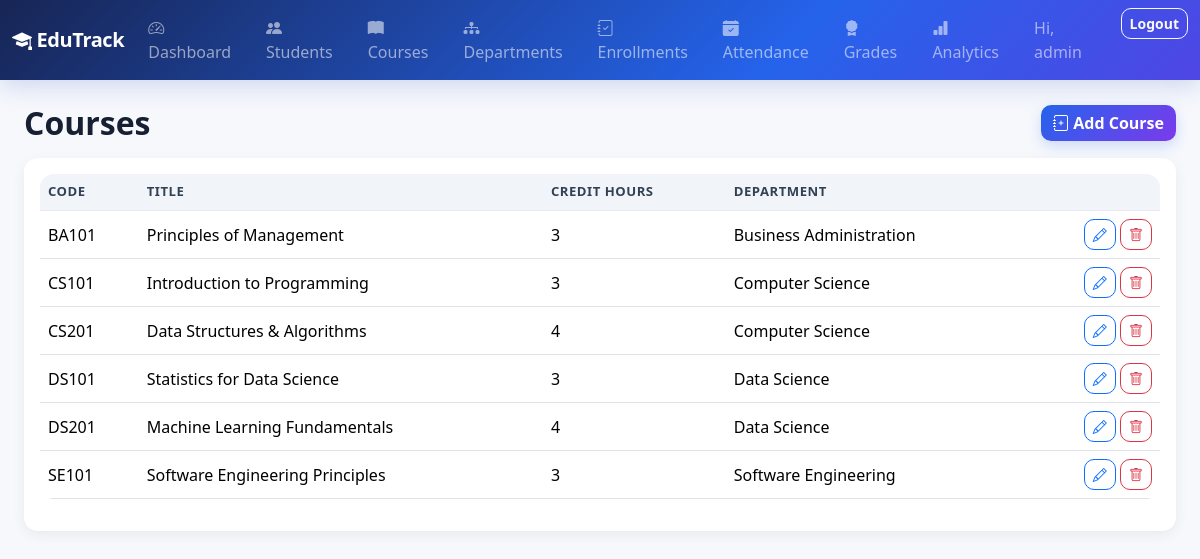
The app's page /courses/ (signed in) with its own data.
### core/models.py (models this page shows, shortened)
class Course(models.Model):
    code = models.CharField(max_length=15, unique=True)
    title = models.CharField(max_length=150)
    credit_hours = models.PositiveSmallIntegerField(default=3)
    department = models.ForeignKey(
        Department, on_delete=models.CASCADE, related_name="courses"
    )
    class Meta:
        ordering = ["code"]

class Department(models.Model):
    name = models.CharField(max_length=100, unique=True)
    class Meta:
        ordering = ["name"]
    def __str__(self):
        return self.name

### core/views.py (the view)
# urls.py: path("courses/", views.CourseListView.as_view(), name="course-list"),
class CourseListView(LoginRequiredMixin, ListView):
    model = Course
    template_name = "core/course_list.html"
    context_object_name = "courses"
    paginate_by = 10

### core/templates/core/course_list.html (shortened to what this page needs)
{% extends "base.html" %}
{% block content %}
<div class="d-flex justify-content-between align-items-center mb-3">
  <h2 class="fw-bold mb-0">Courses</h2>
  <a href="{% url 'core:course-add' %}" class="btn btn-primary"><i class="bi bi-journal-plus"></i> Add Course</a>
</div>
<div class="table-card">
  <table class="table table-hover align-middle">
    <thead><tr><th>Code</th><th>Title</th><th>Credit Hours</th><th>Department</th><th></th></tr></thead>
    <tbody>
      {% for c in courses %}
      <tr>
        <td>{{ c.code }}</td><td>{{ c.title }}</td><td>{{ c.credit_hours }}</td><td>{{ c.department }}</td>
        <td class="text-end">
          <a href="{% url 'core:course-edit' c.pk %}" class="btn btn-sm btn-outline-primary"><i class="bi bi-pencil"></i></a>
          <a href="{% url 'core:course-delete' c.pk %}" class="btn btn-sm btn-outline-danger"><i class="bi bi-trash"></i></a>
        </td>
      </tr>
      {% empty %}<tr><td colspan="5" class="text-muted text-center py-3">No courses found.</td></tr>{% endfor %}
    </tbody>
  </table>
</div>
{% endblock %}

### templates/base.html (shortened to what this page needs)
{% load static %}
<!DOCTYPE html>
<html lang="en">
<head>
    <link href="https://cdn.jsdelivr.net/npm/bootstrap@5.3.3/dist/css/bootstrap.min.css" rel="stylesheet">
    <link href="https://cdn.jsdelivr.net/npm/bootstrap-icons@1.11.3/font/bootstrap-icons.css" rel="stylesheet">
    <link rel="stylesheet" href="{% static 'css/style.css' %}">
</head>
<body>
{% if user.is_authenticated %}
<nav class="navbar navbar-expand-lg navbar-dark edutrack-navbar">
  <div class="container-fluid">
    <a class="navbar-brand fw-bold" href="{% url 'core:home' %}"><i class="bi bi-mortarboard-fill"></i> EduTrack</a>
    <div class="collapse navbar-collapse" id="nav">
      <ul class="navbar-nav me-auto mb-2 mb-lg-0">
        <li class="nav-item"><a class="nav-link" href="{% url 'core:home' %}"><i class="bi bi-speedometer2"></i> Dashboard</a></li>
        <li class="nav-item"><a class="nav-link" href="{% url 'core:student-list' %}"><i class="bi bi-people-fill"></i> Students</a></li>
        <li class="nav-item"><a class="nav-link" href="{% url 'core:course-list' %}"><i class="bi bi-book-fill"></i> Courses</a></li>
        <li class="nav-item"><a class="nav-link" href="{% url 'core:department-list' %}"><i class="bi bi-diagram-3-fill"></i> Departments</a></li>
        <li class="nav-item"><a class="nav-link" href="{% url 'core:enrollment-list' %}"><i class="bi bi-journal-check"></i> Enrollments</a></li>
        <li class="nav-item"><a class="nav-link" href="{% url 'core:attendance-list' %}"><i class="bi bi-calendar-check-fill"></i> Attendance</a></li>
        <li class="nav-item"><a class="nav-link" href="{% url 'core:grade-list' %}"><i class="bi bi-award-fill"></i> Grades</a></li>
        <li class="nav-item"><a class="nav-link" href="{% url 'analytics:dashboard' %}"><i class="bi bi-bar-chart-fill"></i> Analytics</a></li>
      </ul>
      <ul class="navbar-nav">
        <li class="nav-item"><span class="nav-link text-light-50">Hi, {{ user.username }}</span></li>
        <li class="nav-item">
          <form method="post" action="{% url 'logout' %}" class="d-inline">
            <button class="btn btn-sm btn-outline-light ms-2" type="submit">Logout</button>
          </form>
        </li>
      </ul>
    </div>
  </div>
</nav>
{% endif %}
<div class="container-fluid py-4 px-4">
{% block content %}{% endblock %}
</div>
</body>
</html>

### static/css/style.css (style rules this page uses)
:root { --edutrack-primary: #4361ee; --edutrack-dark: #1a1a2e; }
body { background-color: #f5f7fb; }
.edutrack-navbar { background: linear-gradient(90deg, var(--edutrack-dark), var(--edutrack-primary)); }
.table-card { background: #fff; border-radius: 14px; padding: 1rem; box-shadow: 0 4px 14px rgba(0,0,0,0.06); }
:root { --et-primary: #2563eb; --et-primary-dark: #1d4ed8; --et-accent: #7c3aed; --et-bg: #f6f8fc; --et-surface: #ffffff; --et-text: #172033; --et-muted: #667085; --et-border: #e7eaf0; --et-success: #16a34a; --et-warning: #d97706; --et-danger: #dc2626; --et-shadow: 0 10px 30px rgba(15, 23, 42, .07); }
body { background: var(--et-bg); color: var(--et-text); }
.navbar { background: linear-gradient(135deg, #172554 0%, #2563eb 65%, #4f46e5 100%) !important; box-shadow: 0 6px 24px rgba(30, 64, 175, .18); }
.navbar-brand { letter-spacing: -.02em; }
.btn { border-radius: 10px; font-weight: 600; transition: all .18s ease; }
.btn-primary { background: linear-gradient(135deg, var(--et-primary), var(--et-accent)); border: none; box-shadow: 0 5px 14px rgba(37, 99, 235, .20); }
.table { background: var(--et-surface); border-radius: 14px; overflow: hidden; }
.table thead th { background: #f1f5f9; color: #334155; font-size: .82rem; text-transform: uppercase; letter-spacing: .04em; border-bottom: 1px solid var(--et-border); }
.table tbody tr { transition: background .15s ease; }
a { transition: color .15s ease; }

### records on screen
Course: code "BA101", title "Principles of Management", credit_hours "3", department "Business Administration"
Course: code "CS101", title "Introduction to Programming", credit_hours "3", department "Computer Science"
Course: code "CS201", title "Data Structures & Algorithms", credit_hours "4", department "Computer Science"
Course: code "DS101", title "Statistics for Data Science", credit_hours "3", department "Data Science"
Course: code "DS201", title "Machine Learning Fundamentals", credit_hours "4", department "Data Science"
Course: code "SE101", title "Software Engineering Principles", credit_hours "3", department "Software Engineering"

### other values on screen
{{ user.username }} "admin"
